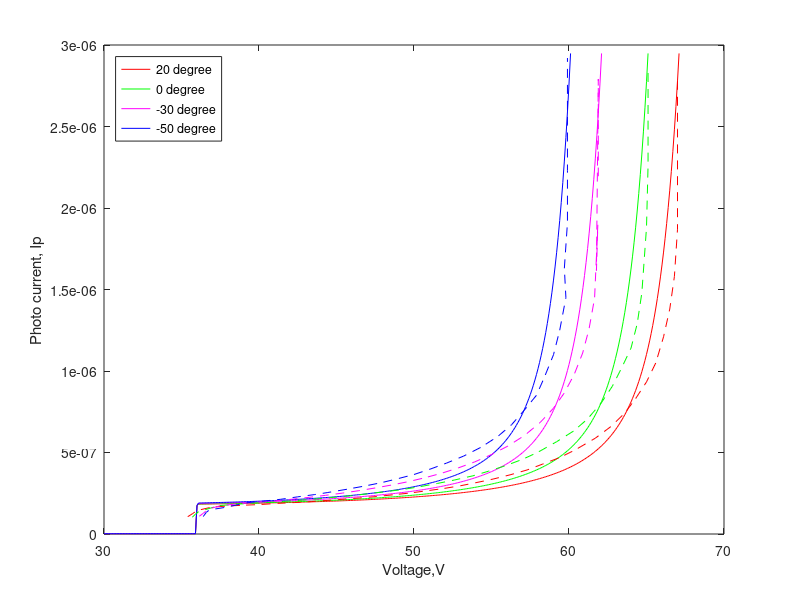

Reproduce this figure in MATLAB.
%{
This Matlab code simulates photocurrent vs applied voltage
graph along with experimental value for 
-50,-30,0 and 20 degree celsius
%}
close all
clear all
clc

Plank_constant = 6.63e-34;
Light_speed=3e8;
Electron_charge=1.6e-19;
Lambda = 1550e-9;
Input_Power = 196e-9;
n=5;                                    %% calibrated for better curve
Temp=[-50 -30 0 20];                    %% Temparatures
Temp_not=-50;
Vbro=60.1;                              %%breadown voltage at temperature Temp_not celsius 
V_punch=36 ;                            %%from the extracted values       
V_applied=30:.1:70;                     %%applied voltages
R = 0.3*(Electron_charge*Lambda)/(Plank_constant*Light_speed);   % responcivity 
Ipho = R*Input_Power;                   % unity gain current
Idm=1e-7*ones(1,length(V_applied)) ;    %%dark current 
index_punch=find(V_applied==V_punch); 
M=zeros(1,length(V_applied));  
M(index_punch)=1; 
%%%%%% photocurrent for different applied voltage

Vbr=Vbro+0.1*(20-Temp_not);     %% for 20 degree temperature
index_break=find(V_applied==Vbr);
T=V_applied/Vbr;
for i=index_punch+1:1:index_break 
 M(i)=1+((T(i))^n)+(((T(i))^(2*n)))+(((T(i))^(3*n)))+(((T(i))^(4*n)))+(((T(i))^(5*n)))+...
            (((T(i))^(6*n)))+(((T(i))^(7*n)))+(((T(i))^(8*n)))+(((T(i))^(9*n)))+(((T(i))^(10*n)))+...
            (((T(i))^(11*n)))+(((T(i))^(12*n)))+(((T(i))^(13*n)))+(((T(i))^(14*n)))+(((T(i))^(15*n)))...
            +(((T(i))^(16*n)));
end
for i=index_break+1:1:length(V_applied)
    M(i)=1/0;
end
Id=M.*Idm+.02*Idm;
Iout=M.*Ipho+Id;

 red_20c=csvread('red.csv');  %%%% data extraction and plotting for -20 degree celsius
Iph_exp_r(1,:)=red_20c(:,2)';
V_exp_r(1,:)=red_20c(:,1)';
simu_data(:,7)=V_applied;
simu_data(:,8)=Iout;
plot(V_applied,Iout,'r');


Vbr=Vbro+0.1*(0-Temp_not);     %% for 0 degree temperature
index_break=find(V_applied==Vbr);
T=V_applied/Vbr;
for i=index_punch+1:1:index_break
 M(i)=1+((T(i))^n)+(((T(i))^(2*n)))+(((T(i))^(3*n)))+(((T(i))^(4*n)))+(((T(i))^(5*n)))+...
            (((T(i))^(6*n)))+(((T(i))^(7*n)))+(((T(i))^(8*n)))+(((T(i))^(9*n)))+(((T(i))^(10*n)))+...
            (((T(i))^(11*n)))+(((T(i))^(12*n)))+(((T(i))^(13*n)))+(((T(i))^(14*n)))+(((T(i))^(15*n)))...
            +(((T(i))^(16*n)));
end
for i=index_break+1:1:length(V_applied)
    M(i)=1/0;
end
Id=M.*Idm+.02*Idm;
Iout=M.*Ipho+Id;
green_0c=csvread('green.csv');  %% experimental data for zero degree celsius
Iph_exp_g=green_0c(:,2)';
V_exp_g=green_0c(:,1)';
hold on
simu_data(:,5)=V_applied;
simu_data(:,6)=Iout;
plot(V_applied,Iout,'g');
legend( '0 degree' )

Vbr=Vbro+0.1*(-30-Temp_not);     %% for -30 degree temperature
index_break=find(V_applied==Vbr);
T=V_applied/Vbr;
for i=index_punch+1:1:index_break
 M(i)=1+((T(i))^n)+(((T(i))^(2*n)))+(((T(i))^(3*n)))+(((T(i))^(4*n)))+(((T(i))^(5*n)))+...
            (((T(i))^(6*n)))+(((T(i))^(7*n)))+(((T(i))^(8*n)))+(((T(i))^(9*n)))+(((T(i))^(10*n)))+...
            (((T(i))^(11*n)))+(((T(i))^(12*n)))+(((T(i))^(13*n)))+(((T(i))^(14*n)))+(((T(i))^(15*n)))...
            +(((T(i))^(16*n)));
end
for i=index_break+1:1:length(V_applied)
    M(i)=1/0;
end
Id=M.*Idm+.02*Idm;
Iout=M.*Ipho+Id;
olive_30c=csvread('olive.csv');
Iph_exp_o=olive_30c(:,2)';
V_exp_o=olive_30c(:,1)';
hold on;
simu_data(:,3)=V_applied;
simu_data(:,4)=Iout;
plot(V_applied,Iout,'m');
legend('-30 degree');


Vbr=Vbro+0.1*(-50-Temp_not);     %% for -50 degree temperature
index_break=find(V_applied==Vbr);
T=V_applied/Vbr;
for i=index_punch+1:1:index_break
 M(i)=1+((T(i))^n)+(((T(i))^(2*n)))+(((T(i))^(3*n)))+(((T(i))^(4*n)))+(((T(i))^(5*n)))+...
            (((T(i))^(6*n)))+(((T(i))^(7*n)))+(((T(i))^(8*n)))+(((T(i))^(9*n)))+(((T(i))^(10*n)))+...
            (((T(i))^(11*n)))+(((T(i))^(12*n)))+(((T(i))^(13*n)))+(((T(i))^(14*n)))+(((T(i))^(15*n)))...
            +(((T(i))^(16*n)));
end
for i=index_break+1:1:length(V_applied)
    M(i)=1/0;
end
Id=M.*Idm+.02*Idm;
Iout=M.*Ipho+Id;
blue_50=csvread('blue.csv');
Iph_exp_b=blue_50(:,2)';
V_exp_b=blue_50(:,1)';
simu_data(:,1)=V_applied;
simu_data(:,2)=Iout;
hold on
plot(V_applied,Iout,'b');
hold on
plot(V_exp_r,Iph_exp_r,'r--',V_exp_g,Iph_exp_g,'g--',V_exp_o,Iph_exp_o,'m--',V_exp_b,Iph_exp_b,'b--')
legend('20 degree','0 degree','-30 degree','-50 degree','Location','northwest');
xlabel('Voltage,V');
ylabel('Photo current, Ip');
csvwrite('simu_data.csv',simu_data);  %% value is saved to plot graph in origin


 